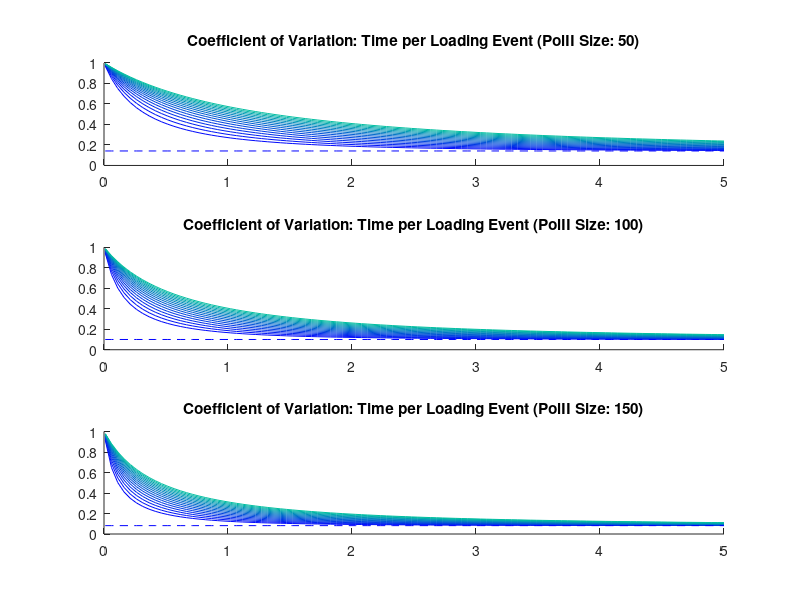

Here is the MATLAB script that generated this plot:
%set size of PolII Blocking distance in bp
b_s = [50,100,150];
%define vector of elongation rates (bp/s)
v_e = (1:.2:4).*1000/60;
%define range of arrival rates to test
r_a = linspace(.01,5);
%set reference threshold level
p = .1;
t_fig = figure;
colormap('winter');
cm = colormap;
increment = floor(60/(1+length(v_e)));
for i = 1:length(b_s)
    b = b_s(i);
    subplot(length(b_s),1,i); 
    hold on
    for j = 1:length(v_e)
        v = v_e(j);
        factor = sqrt(b/v^2 + 1./r_a.^2)./ (b/v + 1./r_a);
        plot(r_a,factor,'Color', cm(increment*j,:))
    end
    plot(r_a,linspace(b^-.5,b^-.5),'--','Color',cm(1,:))
    title(['Coefficient of Variation: Time per Loading Event (PolII Size: ' num2str(b) ')']);
    hold off
end
saveas(t_fig,'../figs/t_coeff_var.png','png')